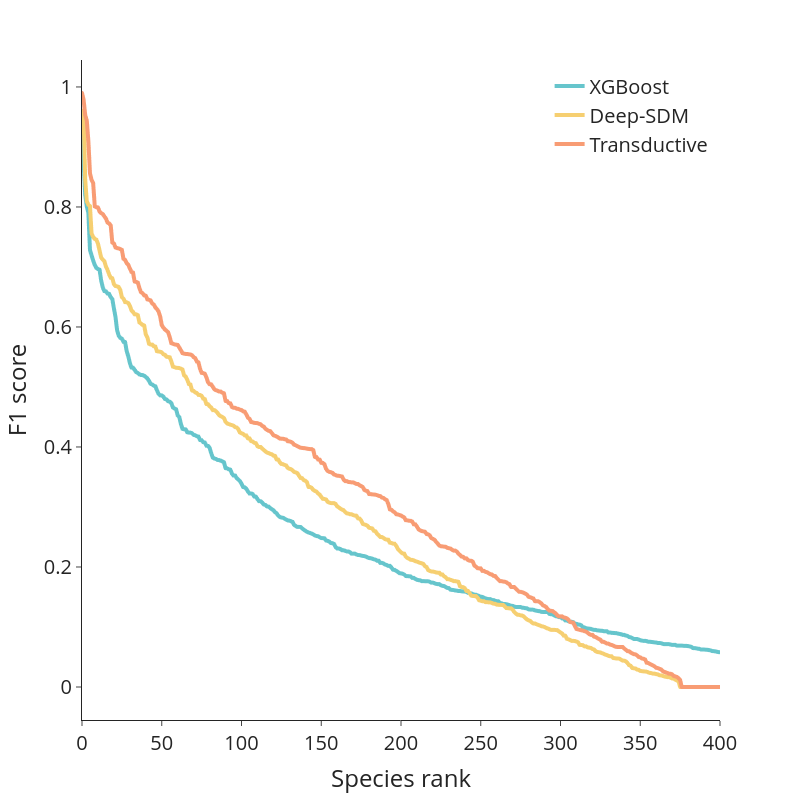

Notebook code for this chart:
### Code cell
import plotly.express as px

fig = px.line(data[data['x'] <= 400], x='x', y='F1', color='model', template = 'simple_white',
           width = 800, height=800,
           color_discrete_sequence = px.colors.qualitative.Pastel)

fig.update_layout(
    title='', #'Presence-absence classification',
    xaxis_title='Species rank',
    yaxis_title='F1 score',
    font=dict(size=20),
    legend_title_text='',
    legend=dict(yanchor="top",
                y=0.99,
                xanchor="right",
                x=0.99)
)

fig.update_traces(line={'width': 4})

### Figure 1 — Plotly figure (JSON) as saved in the notebook; plotly's stock layout.template omitted (floating-point values rounded to 4 significant figures; data arrays with more than 128 entries replaced by an {"elided": "..."} marker saying what was removed)
{"data": [{"hovertemplate": "model=XGBoost<br>x=%{x}<br>F1=%{y}<extra></extra>", "legendgroup": "XGBoost", "line": {"color": "rgb(102, 197, 204)", "dash": "solid", "width": 4}, "marker": {"symbol": "circle"}, "mode": "lines", "name": "XGBoost", "showlegend": true, "type": "scattergl", "x": {"elided": "401 int values"}, "xaxis": "x", "y": {"elided": "401 float values"}, "yaxis": "y"}, {"hovertemplate": "model=Deep-SDM<br>x=%{x}<br>F1=%{y}<extra></extra>", "legendgroup": "Deep-SDM", "line": {"color": "rgb(246, 207, 113)", "dash": "solid", "width": 4}, "marker": {"symbol": "circle"}, "mode": "lines", "name": "Deep-SDM", "showlegend": true, "type": "scattergl", "x": {"elided": "401 int values"}, "xaxis": "x", "y": {"elided": "401 float values"}, "yaxis": "y"}, {"hovertemplate": "model=Transductive<br>x=%{x}<br>F1=%{y}<extra></extra>", "legendgroup": "Transductive", "line": {"color": "rgb(248, 156, 116)", "dash": "solid", "width": 4}, "marker": {"symbol": "circle"}, "mode": "lines", "name": "Transductive", "showlegend": true, "type": "scattergl", "x": {"elided": "401 int values"}, "xaxis": "x", "y": {"elided": "401 float values"}, "yaxis": "y"}], "layout": {"font": {"size": 20}, "height": 800, "legend": {"title": {"text": ""}, "tracegroupgap": 0, "x": 0.99, "xanchor": "right", "y": 0.99, "yanchor": "top"}, "margin": {"t": 60}, "title": {"text": ""}, "width": 800, "xaxis": {"anchor": "y", "domain": [0, 1], "title": {"text": "Species rank"}}, "yaxis": {"anchor": "x", "domain": [0, 1], "title": {"text": "F1 score"}}}}
